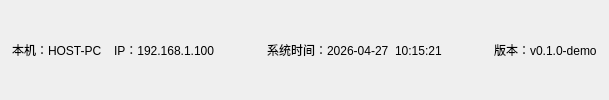
     <widget class="QWidget" name="BottomStatusBar" native="true">
      <layout class="QHBoxLayout" name="BottomStatusLayout">
       <property name="spacing">
        <number>12</number>
       </property>
       <property name="leftMargin">
        <number>12</number>
       </property>
       <property name="topMargin">
        <number>2</number>
       </property>
       <property name="rightMargin">
        <number>12</number>
       </property>
       <property name="bottomMargin">
        <number>2</number>
       </property>
       <item>
        <widget class="QLabel" name="HostLabel">
         <property name="text">
          <string>本机：HOST-PC</string>
         </property>
         <property name="bottomRole" stdset="0">
          <string>status</string>
         </property>
        </widget>
       </item>
       <item>
        <widget class="QLabel" name="IpLabel">
         <property name="text">
          <string>IP：192.168.1.100</string>
         </property>
         <property name="bottomRole" stdset="0">
          <string>status</string>
         </property>
        </widget>
       </item>
       <item>
        <spacer name="BottomLeftSpacer">
         <property name="orientation">
          <enum>Qt::Horizontal</enum>
         </property>
         <property name="sizeHint" stdset="0">
          <size>
           <width>40</width>
           <height>20</height>
          </size>
         </property>
        </spacer>
       </item>
       <item>
        <widget class="QLabel" name="SystemTimeLabel">
         <property name="text">
          <string>系统时间：2026-04-27  10:15:21</string>
         </property>
         <property name="bottomRole" stdset="0">
          <string>status</string>
         </property>
        </widget>
       </item>
       <item>
        <spacer name="BottomRightSpacer">
         <property name="orientation">
          <enum>Qt::Horizontal</enum>
         </property>
         <property name="sizeHint" stdset="0">
          <size>
           <width>40</width>
           <height>20</height>
          </size>
         </property>
        </spacer>
       </item>
       <item>
        <widget class="QLabel" name="VersionLabel">
         <property name="text">
          <string>版本：v0.1.0-demo</string>
         </property>
         <property name="bottomRole" stdset="0">
          <string>status</string>
         </property>
        </widget>
       </item>
      </layout>
     </widget>
